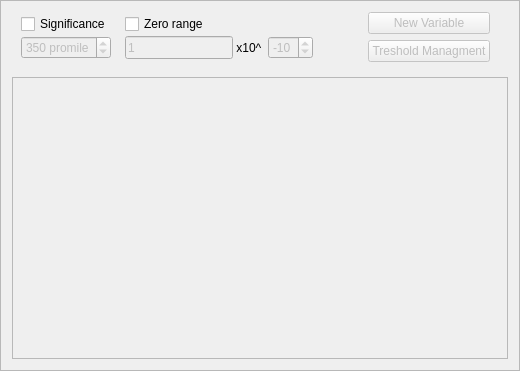
<ui version="4.0" >
 <class>Frame_System</class>
 <widget class="QFrame" name="Frame_System" >
  <property name="geometry" >
   <rect>
    <x>0</x>
    <y>0</y>
    <width>520</width>
    <height>371</height>
   </rect>
  </property>
  <property name="windowTitle" >
   <string>Frame</string>
  </property>
  <property name="frameShape" >
   <enum>QFrame::StyledPanel</enum>
  </property>
  <property name="frameShadow" >
   <enum>QFrame::Raised</enum>
  </property>
  <layout class="QVBoxLayout" name="verticalLayout" >
   <item>
    <widget class="QFrame" name="frame" >
     <property name="sizePolicy" >
      <sizepolicy vsizetype="Minimum" hsizetype="Preferred" >
       <horstretch>0</horstretch>
       <verstretch>0</verstretch>
      </sizepolicy>
     </property>
     <property name="frameShape" >
      <enum>QFrame::NoFrame</enum>
     </property>
     <property name="frameShadow" >
      <enum>QFrame::Raised</enum>
     </property>
     <layout class="QHBoxLayout" name="horizontalLayout" >
      <property name="spacing" >
       <number>14</number>
      </property>
      <property name="topMargin" >
       <number>0</number>
      </property>
      <property name="bottomMargin" >
       <number>9</number>
      </property>
      <item>
       <widget class="QFrame" name="frame_2" >
        <property name="sizePolicy" >
         <sizepolicy vsizetype="Minimum" hsizetype="Minimum" >
          <horstretch>0</horstretch>
          <verstretch>0</verstretch>
         </sizepolicy>
        </property>
        <property name="frameShape" >
         <enum>QFrame::NoFrame</enum>
        </property>
        <property name="frameShadow" >
         <enum>QFrame::Plain</enum>
        </property>
        <layout class="QVBoxLayout" name="verticalLayout_3" >
         <property name="spacing" >
          <number>0</number>
         </property>
         <property name="margin" >
          <number>0</number>
         </property>
         <item>
          <widget class="QCheckBox" name="significanceCheckBox" >
           <property name="enabled" >
            <bool>true</bool>
           </property>
           <property name="text" >
            <string>Significance</string>
           </property>
          </widget>
         </item>
         <item>
          <widget class="QSpinBox" name="significanceSpinBox" >
           <property name="enabled" >
            <bool>false</bool>
           </property>
           <property name="suffix" >
            <string> promile</string>
           </property>
           <property name="minimum" >
            <number>50</number>
           </property>
           <property name="maximum" >
            <number>950</number>
           </property>
           <property name="singleStep" >
            <number>50</number>
           </property>
           <property name="value" >
            <number>350</number>
           </property>
          </widget>
         </item>
        </layout>
       </widget>
      </item>
      <item>
       <widget class="QFrame" name="frame_3" >
        <property name="sizePolicy" >
         <sizepolicy vsizetype="Minimum" hsizetype="Minimum" >
          <horstretch>0</horstretch>
          <verstretch>0</verstretch>
         </sizepolicy>
        </property>
        <property name="frameShape" >
         <enum>QFrame::NoFrame</enum>
        </property>
        <property name="frameShadow" >
         <enum>QFrame::Raised</enum>
        </property>
        <layout class="QGridLayout" name="gridLayout" >
         <property name="margin" >
          <number>0</number>
         </property>
         <property name="spacing" >
          <number>0</number>
         </property>
         <item row="2" column="1" >
          <widget class="QLabel" name="label" >
           <property name="layoutDirection" >
            <enum>Qt::LeftToRight</enum>
           </property>
           <property name="text" >
            <string> x10^  </string>
           </property>
           <property name="alignment" >
            <set>Qt::AlignRight|Qt::AlignTrailing|Qt::AlignVCenter</set>
           </property>
          </widget>
         </item>
         <item row="2" column="2" >
          <widget class="QSpinBox" name="zeroSpinBox" >
           <property name="enabled" >
            <bool>false</bool>
           </property>
           <property name="minimum" >
            <number>-14</number>
           </property>
           <property name="maximum" >
            <number>0</number>
           </property>
           <property name="value" >
            <number>-10</number>
           </property>
          </widget>
         </item>
         <item row="2" column="0" >
          <widget class="QLineEdit" name="zeroEdit" >
           <property name="enabled" >
            <bool>false</bool>
           </property>
           <property name="sizePolicy" >
            <sizepolicy vsizetype="Minimum" hsizetype="Expanding" >
             <horstretch>0</horstretch>
             <verstretch>0</verstretch>
            </sizepolicy>
           </property>
           <property name="inputMask" >
            <string>d9D; </string>
           </property>
           <property name="text" >
            <string>1</string>
           </property>
          </widget>
         </item>
         <item row="1" column="0" >
          <widget class="QCheckBox" name="zeroCheckBox" >
           <property name="enabled" >
            <bool>true</bool>
           </property>
           <property name="text" >
            <string>Zero range</string>
           </property>
          </widget>
         </item>
        </layout>
       </widget>
      </item>
      <item>
       <spacer name="horizontalSpacer" >
        <property name="orientation" >
         <enum>Qt::Horizontal</enum>
        </property>
        <property name="sizeHint" stdset="0" >
         <size>
          <width>40</width>
          <height>20</height>
         </size>
        </property>
       </spacer>
      </item>
      <item>
       <widget class="QFrame" name="frame_4" >
        <property name="sizePolicy" >
         <sizepolicy vsizetype="Minimum" hsizetype="Preferred" >
          <horstretch>0</horstretch>
          <verstretch>0</verstretch>
         </sizepolicy>
        </property>
        <property name="frameShape" >
         <enum>QFrame::NoFrame</enum>
        </property>
        <property name="frameShadow" >
         <enum>QFrame::Plain</enum>
        </property>
        <layout class="QVBoxLayout" name="verticalLayout_4" >
         <property name="topMargin" >
          <number>0</number>
         </property>
         <property name="bottomMargin" >
          <number>0</number>
         </property>
         <item>
          <widget class="QPushButton" name="pushButton_2" >
           <property name="enabled" >
            <bool>false</bool>
           </property>
           <property name="text" >
            <string>New Variable</string>
           </property>
          </widget>
         </item>
         <item>
          <widget class="QPushButton" name="pushButton" >
           <property name="enabled" >
            <bool>false</bool>
           </property>
           <property name="text" >
            <string>Treshold Managment</string>
           </property>
           <property name="checkable" >
            <bool>false</bool>
           </property>
          </widget>
         </item>
        </layout>
       </widget>
      </item>
     </layout>
    </widget>
   </item>
   <item>
    <widget class="QScrollArea" name="scrollArea" >
     <property name="sizePolicy" >
      <sizepolicy vsizetype="Expanding" hsizetype="Expanding" >
       <horstretch>0</horstretch>
       <verstretch>0</verstretch>
      </sizepolicy>
     </property>
     <property name="widgetResizable" >
      <bool>true</bool>
     </property>
     <widget class="QWidget" name="scrollAreaWidgetContents" >
      <property name="geometry" >
       <rect>
        <x>0</x>
        <y>0</y>
        <width>494</width>
        <height>268</height>
       </rect>
      </property>
      <layout class="QVBoxLayout" name="verticalLayout_2" >
       <item>
        <widget class="QFrame" name="varFrame" >
         <property name="frameShape" >
          <enum>QFrame::NoFrame</enum>
         </property>
         <property name="frameShadow" >
          <enum>QFrame::Raised</enum>
         </property>
        </widget>
       </item>
      </layout>
     </widget>
    </widget>
   </item>
  </layout>
 </widget>
 <resources/>
 <connections>
  <connection>
   <sender>significanceCheckBox</sender>
   <signal>toggled(bool)</signal>
   <receiver>significanceSpinBox</receiver>
   <slot>setEnabled(bool)</slot>
   <hints>
    <hint type="sourcelabel" >
     <x>87</x>
     <y>22</y>
    </hint>
    <hint type="destinationlabel" >
     <x>87</x>
     <y>48</y>
    </hint>
   </hints>
  </connection>
  <connection>
   <sender>zeroCheckBox</sender>
   <signal>toggled(bool)</signal>
   <receiver>zeroSpinBox</receiver>
   <slot>setEnabled(bool)</slot>
   <hints>
    <hint type="sourcelabel" >
     <x>235</x>
     <y>22</y>
    </hint>
    <hint type="destinationlabel" >
     <x>327</x>
     <y>68</y>
    </hint>
   </hints>
  </connection>
  <connection>
   <sender>zeroCheckBox</sender>
   <signal>toggled(bool)</signal>
   <receiver>zeroEdit</receiver>
   <slot>setEnabled(bool)</slot>
   <hints>
    <hint type="sourcelabel" >
     <x>191</x>
     <y>22</y>
    </hint>
    <hint type="destinationlabel" >
     <x>191</x>
     <y>48</y>
    </hint>
   </hints>
  </connection>
 </connections>
</ui>
